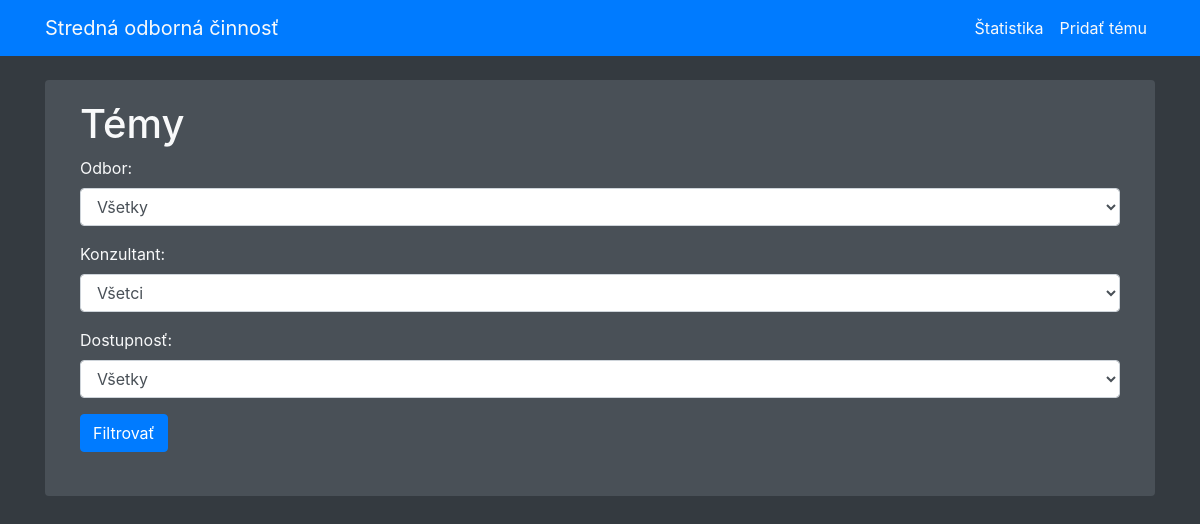
Before: /soc/ with the older database file.
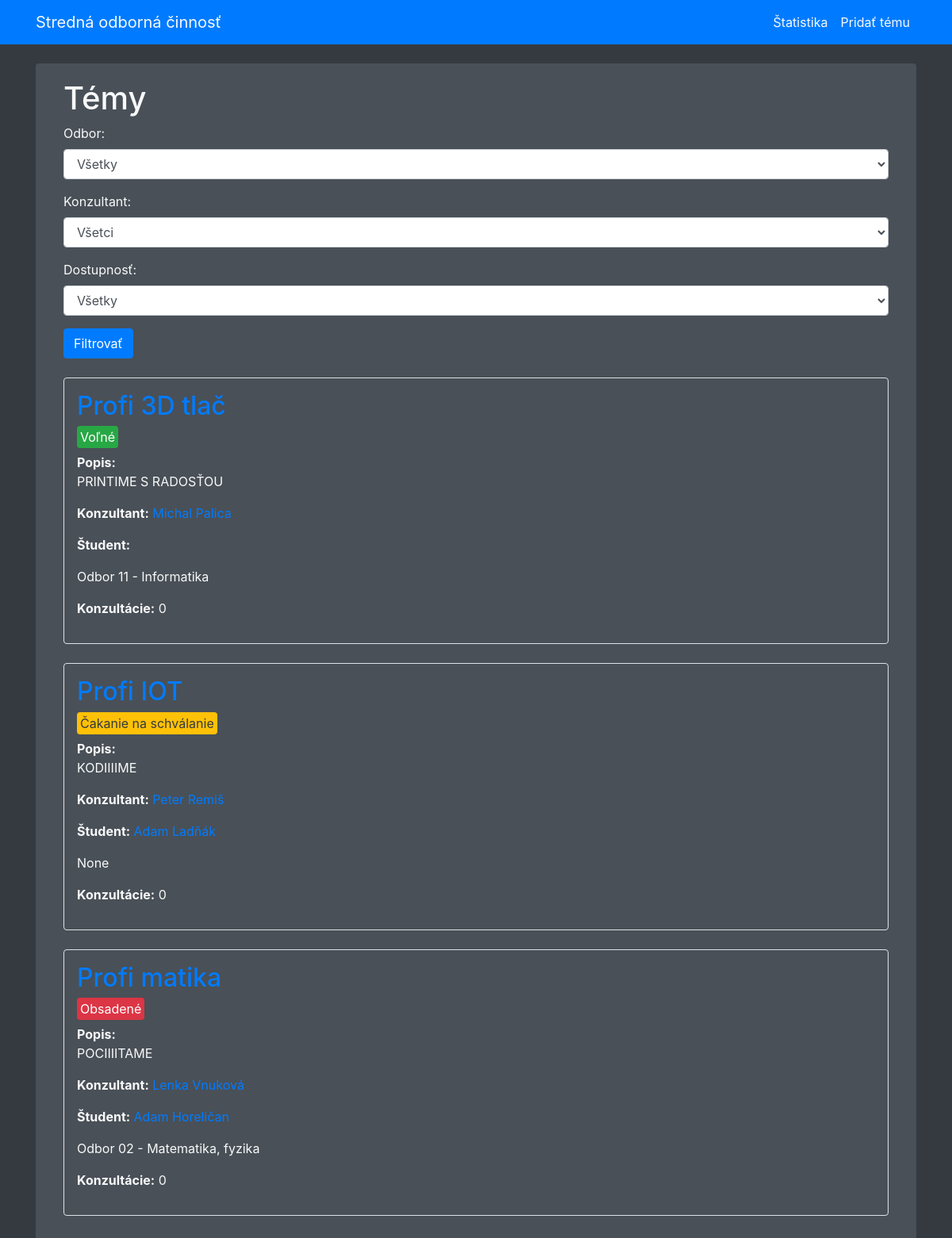
After: the same page with the newer database file.
### soc/models.py (models this page shows, shortened)
class Tema(models.Model):
    POCET_CHOICES = [
        (0, '0'),
        (1, '1'),
        (2, '2'),
        (3, '3'),
    ]
    nazov = models.CharField(max_length=155)
    popis = models.TextField()
    konzultant = models.ForeignKey(Ucitel, on_delete=models.SET_NULL, null=True, blank=True)
    student = models.ForeignKey(Student, on_delete=models.SET_NULL, null=True, blank=True)
    odbor = models.ForeignKey(Odbor, on_delete=models.SET_NULL, null=True, blank=True)
    dostupnost = models.ForeignKey(Dostupnost, on_delete=models.SET_NULL, null=True, blank=True)
    pocet_konzultacii = models.IntegerField(choices=POCET_CHOICES, default=0)
    class Meta:
        verbose_name = "Téma"
        verbose_name_plural = "Témy"
        ordering = ["dostupnost"]

class Dostupnost(models.Model):
    nazov = models.CharField(max_length = 25)
    def __str__(self):
        return f"{self.nazov}"
    class Meta:
        verbose_name = "Dostupnosť"
        verbose_name_plural = "Dostupnosť"

class Ucitel(models.Model):
    meno = models.CharField(max_length=20)
    priezvisko = models.CharField(max_length=20)
    email = models.CharField(max_length=55)
    heslo = models.CharField(max_length=55)
    def __str__(self):
        return f"{self.meno} {self.priezvisko}"
    class Meta:
        verbose_name = "Učiteľ"
        verbose_name_plural = "Učitelia"
        ordering = ["priezvisko"]

class Odbor(models.Model):
    nazov = models.CharField(max_length=55)
    def __str__(self):
        return f"{self.nazov}"
    class Meta:
        verbose_name = "Odbor"
        verbose_name_plural = "Odbory"

class Student(models.Model):
    meno = models.CharField(max_length=20)
    priezvisko = models.CharField(max_length=20)
    email = models.CharField(max_length=55)
    heslo = models.CharField(max_length=55)
    def __str__(self):
        return f"{self.meno} {self.priezvisko}"
    class Meta:
        verbose_name = "Študent"
        verbose_name_plural = "Študenti"
        ordering = ["priezvisko"]

### soc/views.py (the view)
# urls.py: path('', views.tema_list, name='temy'),
def tema_list(request):
    temy = Tema.objects.all()
    odbory = Odbor.objects.all()
    ucitelia = Ucitel.objects.all()
    dostupnosti = Dostupnost.objects.all()
    odbor_id = request.GET.get('odbor')
    if odbor_id:
        temy = temy.filter(odbor_id=odbor_id)
    konzultant_id = request.GET.get('konzultant')
    if konzultant_id:
        temy = temy.filter(konzultant_id=konzultant_id)
    dostupnost_id = request.GET.get('dostupnost')
    if dostupnost_id:
        temy = temy.filter(dostupnost_id=dostupnost_id)
    context = {
        'temy': temy,
        'odbory': odbory,
        'ucitelia': ucitelia,
        'dostupnosti': dostupnosti,
    }
    return render(request, 'soc/index.html', context)

### soc/templates/soc/index.html (shortened to what this page needs)
{% extends "base.html" %}
{% block content %}
<div class="container">
    <h1>Témy</h1>
    <div class="filter-options mb-4">
        <form method="GET" action="{% url 'temy' %}">
            <div class="form-group">
                <label for="odbor">Odbor:</label>
                <select name="odbor" id="odbor" class="form-control">
                    <option value="">Všetky</option>
                </select>
            </div>
            <div class="form-group">
                <label for="konzultant">Konzultant:</label>
                <select name="konzultant" id="konzultant" class="form-control">
                    <option value="">Všetci</option>
                </select>
            </div>
            <div class="form-group">
                <label for="dostupnost">Dostupnosť:</label>
                <select name="dostupnost" id="dostupnost" class="form-control">
                    <option value="">Všetky</option>
                </select>
            </div>
            <button type="submit" class="btn btn-primary">Filtrovať</button>
        </form>
    </div>
    {% if temy %}
    <div class="themes-list">
        {% for tema in temy %}
        <div class="theme mb-4 p-3 border rounded">
            <div class="content mb-2">
                <h2><a href="{% url 'tema' tema=tema.id %}">{{ tema.nazov }}</a></h2>
                <div class="availability-box">
                    {% if tema.dostupnost.id == 1 %}
                    <span class="availability bg-success text-white p-1 rounded">{{ tema.dostupnost }}</span>
                    {% endif %}
                    {% if tema.dostupnost.id == 2 %}
                    <span class="availability bg-warning text-dark p-1 rounded">{{ tema.dostupnost }}</span>
                    {% endif %}
                    {% if tema.dostupnost.id == 3 %}
                    <span class="availability bg-danger text-white p-1 rounded">{{ tema.dostupnost }}</span>
                    {% endif %}
                </div>
            </div>
            <div class="topic-details">
                <b>Popis: </b>
                <p>{{ tema.popis }}</p>
                <p><b>Konzultant:</b> <a href="{% url 'ucitel' ucitel=tema.konzultant.id %}">{{ tema.konzultant }}</a></p>
                <p><b>Študent:</b> {% if tema.student %} <a href="{% url 'student' student=tema.student.id %}">{{ tema.student }}</a> {% endif %}</p>
                <p>{{ tema.odbor }}</p>
                <p><b>Konzultácie:</b> {{ tema.pocet_konzultacii }}</p>
            </div>
        </div>
        {% endfor %}
    </div>
    {% endif %}
</div>
{% endblock %}

### soc/templates/base.html (shortened to what this page needs)
<!DOCTYPE html>
<html lang="en">
<head>
    <link href="https://stackpath.bootstrapcdn.com/bootstrap/4.5.2/css/bootstrap.min.css" rel="stylesheet">
</head>
<body>
    <nav class="navbar navbar-expand-lg navbar-custom mb-4">
        <div class="container">
            <a class="navbar-brand" href="{% url 'temy' %}">Stredná odborná činnosť</a>
            <div class="collapse navbar-collapse" id="navbarNav">
                <ul class="navbar-nav ml-auto">
                    <li class="nav-item">
                        <a class="nav-link" href="{% url 'statistics' %}">Štatistika</a>
                    </li>
                    <li class="nav-item">
                        <a class="nav-link" href="{% url 'pridat_temu' %}">Pridať tému</a>
                    </li>
                </ul>
            </div>
        </div>
    </nav>
    <div class="container">
        <div class="card card-custom">
            <div class="card-body">
                {% block content %}{% endblock %}
            </div>
        </div>
    </div>
</body>
</html>

### soc/templates/base.html (style rules this page uses)
body { background-color: #343a40; color: #f8f9fa; }
.navbar-custom { background-color: #007bff; }
.navbar-custom .navbar-brand, .navbar-custom .navbar-nav .nav-link { color: #f8f9fa; }
.card-custom { background-color: #495057; border: none; color: #f8f9fa; margin-bottom: 20px; }

Changed rows visible on the page:
added Tema: nazov "Profi 3D tlač", dostupnost "Voľné", popis "PRINTIME S RADOSŤOU", konzultant "Michal Palica", odbor "Odbor 11 - Informatika", pocet_konzultacii "0"
added Tema: nazov "Profi IOT", dostupnost "Čakanie na schválanie", popis "KODIIIIME", konzultant "Peter Remiš", student "Adam Ladňák", odbor "None", pocet_konzultacii "0"
added Tema: nazov "Profi matika", dostupnost "Obsadené", popis "POCIIIITAME", konzultant "Lenka Vnuková", student "Adam Horeličan", odbor "Odbor 02 - Matematika, fyzika", pocet_konzultacii "0"
